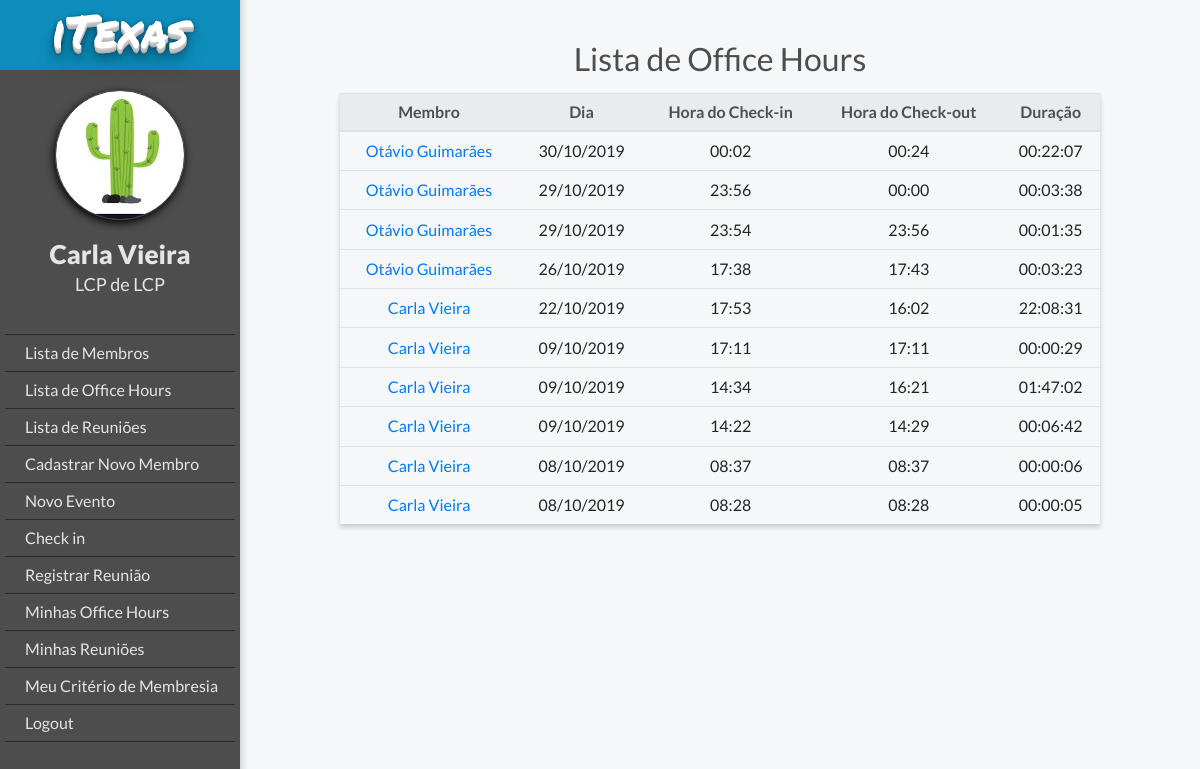
/office_hours/officehour_list/ (signed in), run on an earlier commit of the app's database.
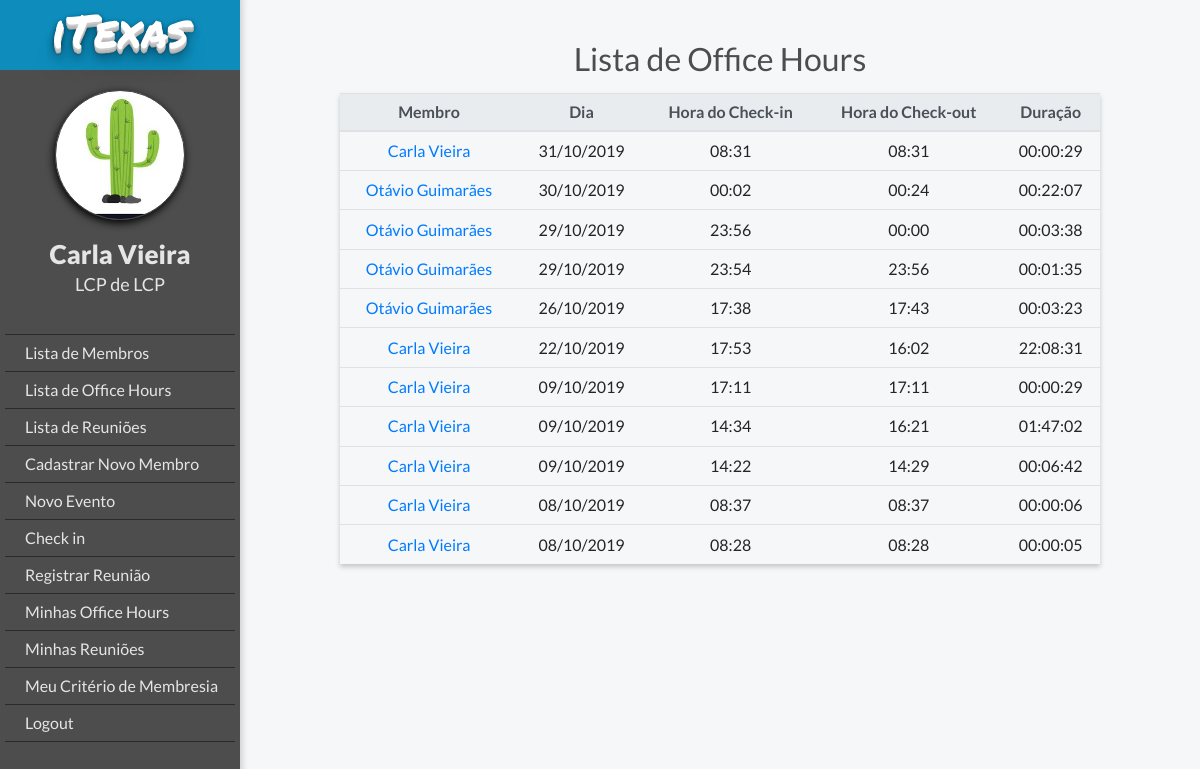
And on a later commit of the database.
### members/models.py (models this page shows, shortened)
class MyUser(AbstractBaseUser):
    POST = (('1,', 'LCP'), ('2', 'LCVP'), ('3', 'TLB'), ('4', 'Membro'))
    DEPARTMENT = (
    ('1', 'LCP'), ('2', 'PM'), ('3', 'F&L'), ('4', 'B2C'), ('5', 'B2B'), ('6', 'OGE'), ('7', 'OGT'), ('8', 'OGV'),
    ('9', 'IGE'), ('10', 'IGT'),)
    email = models.EmailField(verbose_name='E-mail', max_length=255, unique=True)
    podio_code = models.CharField(max_length=10, verbose_name='ID do Podio', unique=True)
    first_name = models.CharField(max_length=20, verbose_name='Nome')
    last_name = models.CharField(max_length=20, verbose_name='Sobrenome')
    post = models.CharField(max_length=2, choices=POST, blank=True, null=True, verbose_name='Cargo')
    department = models.CharField(max_length=2, choices=DEPARTMENT, blank=True, null=True, verbose_name='Área')
    leader = models.ForeignKey("MyUser", blank=True, null=True, on_delete=models.SET_NULL, verbose_name='Líder')
    is_working = models.BooleanField(default=False)
    is_active = models.BooleanField(default=True, verbose_name='Está ativo')
    is_admin = models.BooleanField(default=False, verbose_name='É administrador')
    objects = MyUserManager()
    USERNAME_FIELD = 'podio_code'
    REQUIRED_FIELDS = ['email', 'first_name']

### office_hours/models.py (models this page shows)
class OfficeHour(models.Model):
    member = models.ForeignKey(MyUser, verbose_name='Membro', on_delete=models.CASCADE)
    date = models.DateField(verbose_name='Dia', default=date.today)
    checkin_time = models.DateTimeField(verbose_name='Hora do check-in', default=timezone.now)
    checkout_time = models.DateTimeField(verbose_name='Hora do check-out', blank=True, null=True)
    duration = models.DurationField(verbose_name='Duração', blank=True, null=True, help_text=('[HH:[MM:] format'))

### office_hours/views.py (the view)
# urls.py: path('officehour_list/', views.officehour_list, name='officehour_list'),
@login_required
def officehour_list(request):
    office_hours = OfficeHour.objects.all().order_by('-checkin_time')
    return render(request, 'office_hours/officehour_list.html', {'office_hours': office_hours, 'request_user': request.user})

### iTexas_v4/templatetags/datetime_filter.py (called while the page is built)
@register.filter(name='format_datetime')
def format_datetime(value):
    if value is not None:
        hours, rem = divmod(value.seconds, 3600)
        minutes, seconds = divmod(rem, 60)
        return '{:02d}:{:02d}:{:02d}'.format(hours, minutes, seconds)
    else:
        return '-'

### templates/office_hours/officehour_list.html
{% extends "base.html" %}
{% load datetime_filter %}
{% if user.is_authenticated %}
    {% block body_block %}
        <h2 class="title">Lista de Office Hours</h2>
        <table class="table">
            <thead class="thead-light">
            <tr>
                <th class="table-column">Membro</th>
                <th class="table-column">Dia</th>
                <th class="table-column">Hora do Check-in</th>
                <th class="table-column">Hora do Check-out</th>
                <th class="table-column">Duração</th>
            </tr>
            </thead>
                <tbody>
            {% for office_hour in office_hours %}
                <tr class="row-office-hours" id="{{ office_hour.id }}" >
                    <td><a href="{% url 'member_view' office_hour.member.podio_code %}">{{ office_hour.member.first_name }} {{ office_hour.member.last_name }}</a></td>
                    <td>{{ office_hour.date|date:'d/m/Y' }}</td>
                    <td>{{ office_hour.checkin_time|date:'H:i' }}</td>
                    <td>{{ office_hour.checkout_time|date:'H:i' }} </td>
                    <td id="duration">{{ office_hour.duration|format_datetime }}</td>
                </tr>
            {% endfor %}
                </tbody>
                </table>
    {% endblock %}
{% else %}
    <h2>Logar</h2>
{% endif %}

### templates/base.html (shortened to what this page needs)
{% load static %}
<!DOCTYPE html>
<html lang="en">
<head>
    <link rel="stylesheet" href="https://stackpath.bootstrapcdn.com/bootstrap/4.3.1/css/bootstrap.min.css"
>
    <link rel="stylesheet" href="https://maxcdn.bootstrapcdn.com/font-awesome/4.5.0/css/font-awesome.min.css">
    <link rel="stylesheet" href="{% static 'css/style.css' %}">
</head>
<body>
{% if user.is_authenticated %}
    <div class="ogr-container">
    <div class="page-body">
    <div class="lateral-menu">
        <div class="logo-area">
            <h2 class="logo-mobile">iTexas</h2>
        </div>
        <div class="menu-area">
            <div class="profile-picture"></div>
            <div class="member-infos">
                <a class="member-name" href="{% url 'member_edit' user.podio_code %}">{{ request_user.first_name }} {{ request_user.last_name }}</a>
                <h3 class="member-area">{{ request_user.get_post_display }} de {{ request_user.get_department_display }}</h3>
            </div>
            <ul class="function-list">
                {% if request_user.is_admin %}
                    <li><a href="{% url 'member_list' %}" class="button">Lista de Membros</a></li>
                    <li><a href="{% url 'officehour_list' %}" class="button">Lista de Office Hours</a></li>
                    <li><a href="{% url 'meeting_list' %}" class="button">Lista de Reuniões</a></li>
                    <li><a href="{% url 'register' %}" class="button">Cadastrar Novo Membro</a></li>
                    <li><a href="{% url 'new_event' %}" class="button">Novo Evento</a></li>
                {% endif %}
                {% if user.is_working %}
                    <li><a href="{% url 'check' %}" class="button">Check out</a></li>
                {% else %}
                    <li><a href="{% url 'check' %}" class="button">Check in</a></li>
                {% endif %}
                <li><a href="{% url 'new_meeting' %}" class="button">Registrar Reunião</a></li>
                <li><a href="{% url 'office_hours_history' %}" class="button">Minhas Office Hours</a></li>
                <li><a href="{% url 'my_meetings' %}" class="button">Minhas Reuniões</a></li>
                <li><a href="{% url 'member_report' user.podio_code %}" class="button">Meu Critério de Membresia</a></li>
                {% if user.is_authenticated %}
                    <li><a href="{% url 'user_logout' %}">Logout</a></li>
                {% else %}
                    <li><a class="navbar-link" href="{% url 'user_login' %}">Login</a></li>
                {% endif %}
            </ul>
        </div>
    </div>
    <div  id="body-content" class="body-content">
        <div class="body-container">
            {% block body_block %}
            {% endblock %}
        </div>
    </div>
{% endif %}
</div>
</body>
</html>

### static/css/style.css (style rules this page uses)
* { font-family: 'Lato', sans-serif; font-size: 16px; }
body { background-color: #f6f7f9; }
.ogr-container { display: flex; justify-content: center; align-items: center; margin: 0 auto; background-color: #f6f7f9; flex-direction: column; }
.body-content { width: 100%; }
.profile-picture { border: 1px #444444 solid; background-position: center; background-size: cover; width: 150px; height: 150px; border-radius: 75px; box-shadow: -1px 3px 8px 0px #000000; }
.member-infos .member-name { margin-top: 15px; font-size: 26px; font-weight: 800; }
.member-infos .member-area { font-size: 18px; font-weight: 500; }
.page-body { width: 100%; display: flex; margin: 0 auto; }
.page-body .lateral-menu { max-width: 300px; width: 300px; background-color: #4D4D4D; float: left; box-shadow: 1px -6px 7px 1px #cccccc; }
.menu-area { display: flex; flex-direction: column; align-items: center; padding: 20px 5px; }
.page-body .lateral-menu .logo-area { display: flex; justify-content: center; align-items: center; background-color: #4AB9F1; height: 70px; color: #FFFFFF; background: #0e8dbc; text-shadow: 0 1px 0 #CCCCCC, 0 2px 0 #c9c9c9, 0 3px 0 #bbb, 0 4px 0 #b9b9b9, 0 5px 0 #aaa, 0 6px 1px rgba(0,0,0,.1), 0 0 5px rgba(0,0,0,.1), 0 1px 3px rgba(0,0,0,.3), 0 3px 5px rgba(0,0,0,.2), 0 5px 10px rgba(0,0,0,.25), 0 10px 10px rgba(0,0,0,.2), 0 20px 20px rgba(0,0,0,.15); }
.body-content table { text-align: center; }
.logo-mobile { font-family: 'Permanent Marker', cursive; font-size: 46px; font-weight: 300; }
.lateral-menu .profile-picture { width: 130px; height: 130px; }
.lateral-menu .member-infos { display: flex; flex-direction: column; align-items: center; color: #e5e5e5; }
.lateral-menu ul { display: flex; align-items: center; flex-direction: column; padding-top: 4rem; color: white; font-weight: 900; list-style-type: none; padding: 30px 0; list-style-type: none; width: 100%; cursor: pointer; }
.lateral-menu li { padding: 6px 0 6px 20px; border-bottom: 1px #2a2a2a solid; width: 100%; cursor: pointer; font-size: 16px; }
.lateral-menu a { color: #e5e5e5; font-weight: normal; }
.lateral-menu li:first-child { border-top: 1px #2a2a2a solid; }
.body-container { padding: 40px 100px; }
.body-container .title { font-size: 32px; color: #4D4D4D; font-weight: 400; text-align: center; }
.table th { padding: .35rem; }
.table td { padding: .45rem; }
table { box-shadow: 0 3px 5px rgba(0, 0, 0, 0.2); }
.body-container .table { margin-top: 15px; }

What changed in the data, as far as the page shows it:
added OfficeHour: member.first_name "Carla", member.last_name "Vieira", date "31/10/2019", checkin_time "08:31", checkout_time "08:31", duration "00:00:29"
